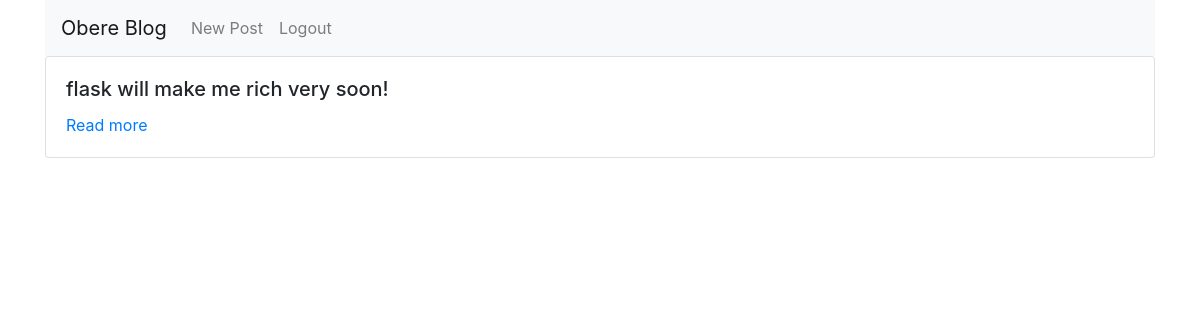
/ (signed in), run on an earlier commit of the app's database.
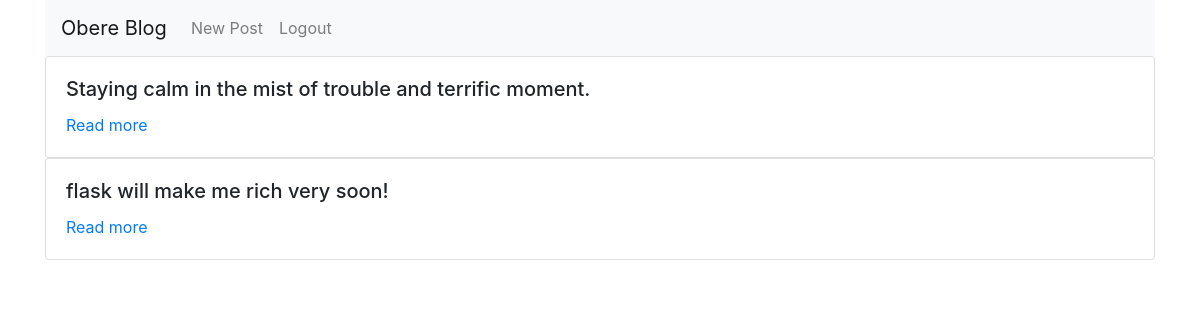
And on a later commit of the database.
### flask_blog/models.py (models this page shows, shortened)
class Entry(db.Model):
    __tablename__ = 'entries'
    id = db.Column(db.Integer,primary_key=True)
    title = db.Column(db.String(50),unique=True)
    text= db.Column(db.Text)
    created_at = db.Column(db.DateTime)

### flask_blog/views.py (the view)
@app.route('/')
@login_required
def show_entries():
    if not session.get('logged_in'):
        return redirect(url_for('login'))
    entries = Entry.query.order_by(Entry.id.desc()).all()
    return render_template('entries/index.html',entries=entries)

### flask_blog/views.py (called while the page is built)
def login_required(view):
    @wraps(view)
    def inner(*args,**kwargs):
        if not session.get('logged_in'):
            return redirect(url_for('login'))
        return view(*args,**kwargs)
    return inner

### flask_blog/templates/entries/index.html
{% extends 'entries/base.html' %} {% block content %}
<div class="blog-body container">
  <ul class="list-group list-group-flush">
    {% for entry in entries %}
    <div class="card">
      <div class="card-body">
        <h5 class="card-title">{{ entry.title }}</h5>
        <a href="{{ url_for('show_entry', id=entry.id) }}" class="card-link"
          >Read more</a
        >
      </div>
    </div>
    {% else %} No Post {% endfor %}
  </ul>
</div>
{% endblock %}

What changed in the data, as far as the page shows it:
added Entry: title "Staying calm in the mist of trouble and terrific moment."
